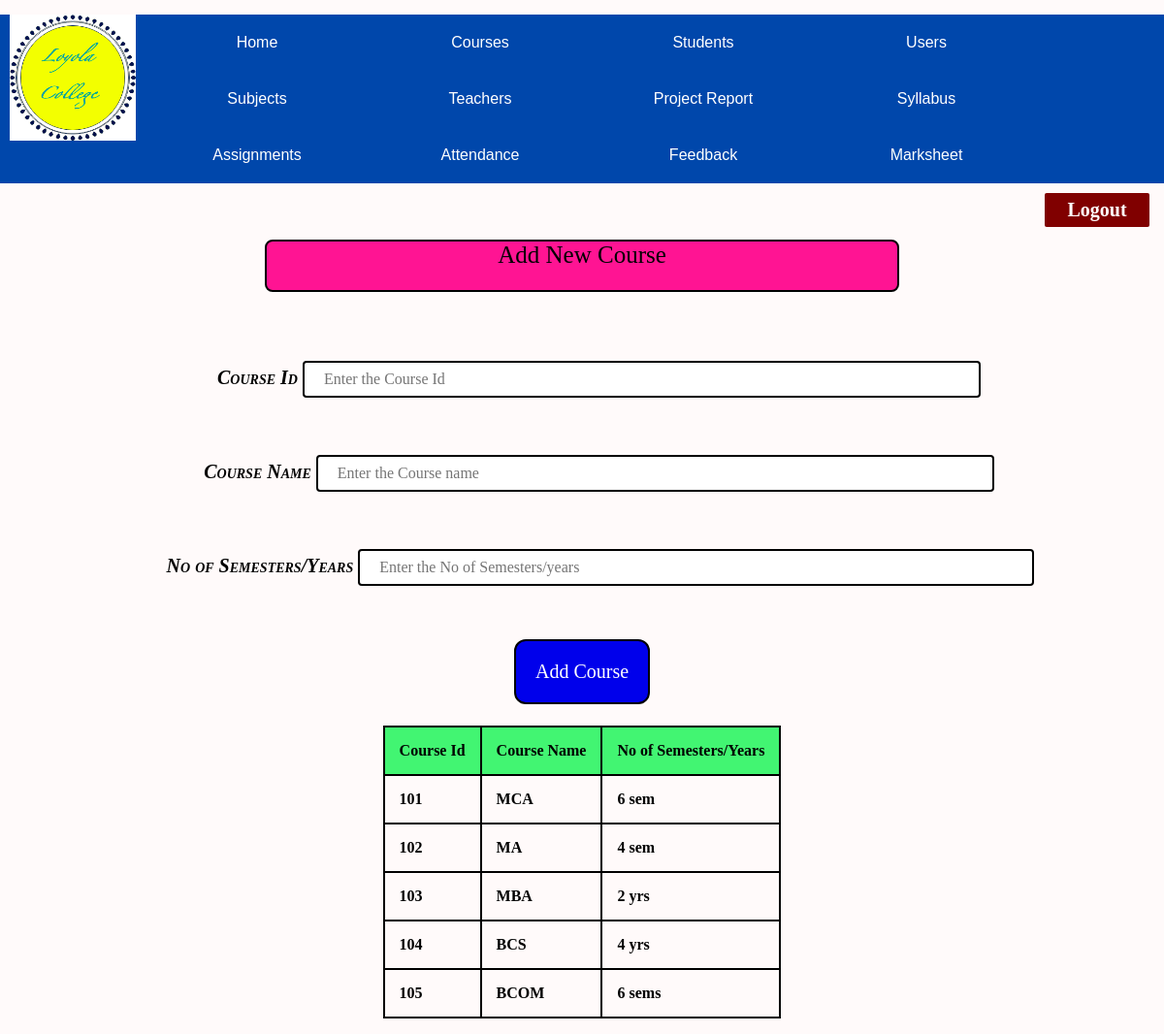
The page /course.php on the database its author committed.
### tables this page shows
CREATE TABLE IF NOT EXISTS `course` (
  `cid` int(40) NOT NULL,
  `cnm` varchar(100) NOT NULL,
  `syy` varchar(30) NOT NULL,
  PRIMARY KEY (`cid`)
);

### course.php (the view, shortened to what this page needs)
<html>
<head>
</head>
<body>
  <form action="#" method="POST">
<div class="logo"><a href="#"><img src="img/logo.png"></a>
</div>
<nav>
<ul>
<li><a href="dashboard.php">Home</a></li>
<li><a href="course.php">Courses</a></li>
<li><a href="student.php">Students</a></li>
<li><a href="users.php">Users</a></li>
<li><a href="subject.php">Subjects</a></li>
<li><a href="teacher.php">Teachers</a></li>
<li><a href="projectreport.php">Project Report</a></li>
<li><a href="syllabus.php">Syllabus</a></li>
<li><a href="assignments.php">Assignments</a></li>
<li><a href="attendancereport.php">Attendance</a></li>
<li><a href="viewfeedback.php">Feedback</a></li>
<li><a href="marksheet.php">Marksheet</a></li>
</ul>
</nav>
<div class="right_area">
        <a href="index.php" class="logout_btn">Logout</a>
      </div><br>
<center><p class="round2">Add New Course </p><br>
  <p style="font: italic small-caps bold 20px Georgia, serif;margin-left:35px">Course Id
<input type="text" name="cid" value="" placeholder="Enter the Course Id" required><br><br></p>
<p style="font: italic small-caps bold 20px Georgia, serif;margin-left:35px">Course Name
<input type="text" name="cnm" value="" placeholder="Enter the Course name" required><br><br></p>
<p style="font: italic small-caps bold 20px Georgia, serif;margin-left:38px">No of Semesters/Years
<input type="text" name="syy" value="" placeholder="Enter the No of Semesters/years" required><br><br></p>
<input type="submit" value="Add Course" name="submit"><br><br>
<center><table id="t01">
<tr>
<th>Course Id</th>
<th>Course Name</th>
<th>No of Semesters/Years</th>
</tr>
<?php
$conn=mysqli_connect("localhost","root","","college");
$query = "select * from course";
$data = mysqli_query($conn,$query);
$total = mysqli_num_rows($data);
if($total!=0)
{
  while($result=mysqli_fetch_assoc($data))
  {
     echo "
  <tr>
<td><b>".$result['cid']."</b></td>
<td><b>".$result['cnm']." </b></td>
<td><b>".$result['syy']."</b></td>
</tr>
";
  }
}
  else
  {
    echo "No Record Found";
  }
  ?>
</form></center>
</body>
</html>

### course.php (style rules this page uses)
body { margin: 0; padding:0; background:#fffafa; }
.logo img { width: 130px; height: 130px; margin-left:10px; position: absolute; }
nav { width:100%; background:#0047ab; overflow:auto; margin-top:15px; }
ul { padding:0; margin:0 0 0 150px; list-style: none; }
li { float: left; }
nav a { width:200px; display:block; padding: 20px 15px; text-decoration:none; font-family:Arial; color:#fff; text-align:center; }
.logout_btn { padding: 6px; background: #800000; text-decoration: none; float: right; margin-top: 10px; margin-right: 15px; border-radius: 2px; font-size: 20px; font-weight: 600; color: white; width:8%; text-align:center; transition: 0.5s; transition-property: background; }
p.round2 { border: 2px solid black; border-radius: 8px; background-color:#ff1493; width: 650px; height:50px; margin-top:40px; font-family:Cursive; font-style:bold; font-size:25px; }
input[type=text] { width: 60%; padding: 8px 20px; margin: 8px 0; box-sizing: border-box; border: 2px solid ; border-radius: 4px; font-family:Cursive; font-style:bold; font-size:16px; }
input[type=submit] { background-color:#0000eb; border:2px solid black;; color:white; padding: 20px; text-align: center; text-decoration: none; display: inline-block; font-size: 18px; margin: 4px 2px; cursor: pointer; border-radius: 12px; font-family:Cursive; font-style:bold; font-size:20px; }
table,th,td { border: 2px solid black; border-collapse:collapse; font-family:Georgia; font-style:bold; font-size:16px; }
th,td { padding:15px; text-align:left; }
#t01 th { background-color:#42f572; color: black; }

### rows shown on the page
course: cid "101", cnm "MCA", syy "6 sem"
course: cid "102", cnm "MA", syy "4 sem"
course: cid "103", cnm "MBA", syy "2 yrs"
course: cid "104", cnm "BCS", syy "4 yrs"
course: cid "105", cnm "BCOM", syy "6 sems"
